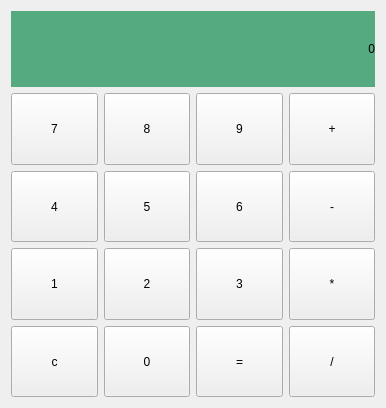
<?xml version="1.0" encoding="UTF-8"?>
<ui version="4.0">
 <class>MyDialog</class>
 <widget class="QWidget" name="MyDialog">
  <property name="geometry">
   <rect>
    <x>0</x>
    <y>0</y>
    <width>386</width>
    <height>408</height>
   </rect>
  </property>
  <property name="windowTitle">
   <string>Calcultor</string>
  </property>
  <layout class="QVBoxLayout" name="verticalLayout" stretch="2,8">
   <item>
    <widget class="QLabel" name="label">
     <property name="styleSheet">
      <string notr="true">font: 28pt &quot;Droid Sans&quot;;
background-color: rgb(85, 170, 127);</string>
     </property>
     <property name="text">
      <string>0</string>
     </property>
     <property name="alignment">
      <set>Qt::AlignRight|Qt::AlignTrailing|Qt::AlignVCenter</set>
     </property>
    </widget>
   </item>
   <item>
    <layout class="QGridLayout" name="gridLayout">
     <item row="2" column="2">
      <widget class="QPushButton" name="btn_3">
       <property name="sizePolicy">
        <sizepolicy hsizetype="Minimum" vsizetype="Expanding">
         <horstretch>0</horstretch>
         <verstretch>0</verstretch>
        </sizepolicy>
       </property>
       <property name="text">
        <string>3</string>
       </property>
      </widget>
     </item>
     <item row="3" column="0">
      <widget class="QPushButton" name="btn_clear">
       <property name="sizePolicy">
        <sizepolicy hsizetype="Minimum" vsizetype="Expanding">
         <horstretch>0</horstretch>
         <verstretch>0</verstretch>
        </sizepolicy>
       </property>
       <property name="text">
        <string>c</string>
       </property>
      </widget>
     </item>
     <item row="3" column="1">
      <widget class="QPushButton" name="btn_0">
       <property name="sizePolicy">
        <sizepolicy hsizetype="Minimum" vsizetype="Expanding">
         <horstretch>0</horstretch>
         <verstretch>0</verstretch>
        </sizepolicy>
       </property>
       <property name="text">
        <string>0</string>
       </property>
      </widget>
     </item>
     <item row="0" column="2">
      <widget class="QPushButton" name="btn_9">
       <property name="sizePolicy">
        <sizepolicy hsizetype="Minimum" vsizetype="Expanding">
         <horstretch>0</horstretch>
         <verstretch>0</verstretch>
        </sizepolicy>
       </property>
       <property name="text">
        <string>9</string>
       </property>
      </widget>
     </item>
     <item row="0" column="0">
      <widget class="QPushButton" name="btn_7">
       <property name="sizePolicy">
        <sizepolicy hsizetype="Minimum" vsizetype="Expanding">
         <horstretch>0</horstretch>
         <verstretch>0</verstretch>
        </sizepolicy>
       </property>
       <property name="text">
        <string>7</string>
       </property>
      </widget>
     </item>
     <item row="1" column="1">
      <widget class="QPushButton" name="btn_5">
       <property name="sizePolicy">
        <sizepolicy hsizetype="Minimum" vsizetype="Expanding">
         <horstretch>0</horstretch>
         <verstretch>0</verstretch>
        </sizepolicy>
       </property>
       <property name="text">
        <string>5</string>
       </property>
      </widget>
     </item>
     <item row="1" column="0">
      <widget class="QPushButton" name="btn_4">
       <property name="sizePolicy">
        <sizepolicy hsizetype="Minimum" vsizetype="Expanding">
         <horstretch>0</horstretch>
         <verstretch>0</verstretch>
        </sizepolicy>
       </property>
       <property name="text">
        <string>4</string>
       </property>
      </widget>
     </item>
     <item row="3" column="2">
      <widget class="QPushButton" name="btn_equal">
       <property name="sizePolicy">
        <sizepolicy hsizetype="Minimum" vsizetype="Expanding">
         <horstretch>0</horstretch>
         <verstretch>0</verstretch>
        </sizepolicy>
       </property>
       <property name="text">
        <string>=</string>
       </property>
      </widget>
     </item>
     <item row="3" column="3">
      <widget class="QPushButton" name="btn_div">
       <property name="sizePolicy">
        <sizepolicy hsizetype="Minimum" vsizetype="Expanding">
         <horstretch>0</horstretch>
         <verstretch>0</verstretch>
        </sizepolicy>
       </property>
       <property name="text">
        <string>/</string>
       </property>
      </widget>
     </item>
     <item row="1" column="2">
      <widget class="QPushButton" name="btn_6">
       <property name="sizePolicy">
        <sizepolicy hsizetype="Minimum" vsizetype="Expanding">
         <horstretch>0</horstretch>
         <verstretch>0</verstretch>
        </sizepolicy>
       </property>
       <property name="text">
        <string>6</string>
       </property>
      </widget>
     </item>
     <item row="2" column="1">
      <widget class="QPushButton" name="btn_2">
       <property name="sizePolicy">
        <sizepolicy hsizetype="Minimum" vsizetype="Expanding">
         <horstretch>0</horstretch>
         <verstretch>0</verstretch>
        </sizepolicy>
       </property>
       <property name="text">
        <string>2</string>
       </property>
      </widget>
     </item>
     <item row="1" column="3">
      <widget class="QPushButton" name="btn_sub">
       <property name="sizePolicy">
        <sizepolicy hsizetype="Minimum" vsizetype="Expanding">
         <horstretch>0</horstretch>
         <verstretch>0</verstretch>
        </sizepolicy>
       </property>
       <property name="text">
        <string>-</string>
       </property>
      </widget>
     </item>
     <item row="2" column="0">
      <widget class="QPushButton" name="btn_1">
       <property name="sizePolicy">
        <sizepolicy hsizetype="Minimum" vsizetype="Expanding">
         <horstretch>0</horstretch>
         <verstretch>0</verstretch>
        </sizepolicy>
       </property>
       <property name="text">
        <string>1</string>
       </property>
      </widget>
     </item>
     <item row="2" column="3">
      <widget class="QPushButton" name="btn_mul">
       <property name="sizePolicy">
        <sizepolicy hsizetype="Minimum" vsizetype="Expanding">
         <horstretch>0</horstretch>
         <verstretch>0</verstretch>
        </sizepolicy>
       </property>
       <property name="text">
        <string>*</string>
       </property>
      </widget>
     </item>
     <item row="0" column="1">
      <widget class="QPushButton" name="btn_8">
       <property name="sizePolicy">
        <sizepolicy hsizetype="Minimum" vsizetype="Expanding">
         <horstretch>0</horstretch>
         <verstretch>0</verstretch>
        </sizepolicy>
       </property>
       <property name="text">
        <string>8</string>
       </property>
      </widget>
     </item>
     <item row="0" column="3">
      <widget class="QPushButton" name="btn_plus">
       <property name="sizePolicy">
        <sizepolicy hsizetype="Minimum" vsizetype="Expanding">
         <horstretch>0</horstretch>
         <verstretch>0</verstretch>
        </sizepolicy>
       </property>
       <property name="text">
        <string>+</string>
       </property>
      </widget>
     </item>
    </layout>
   </item>
  </layout>
 </widget>
 <resources/>
 <connections/>
</ui>
